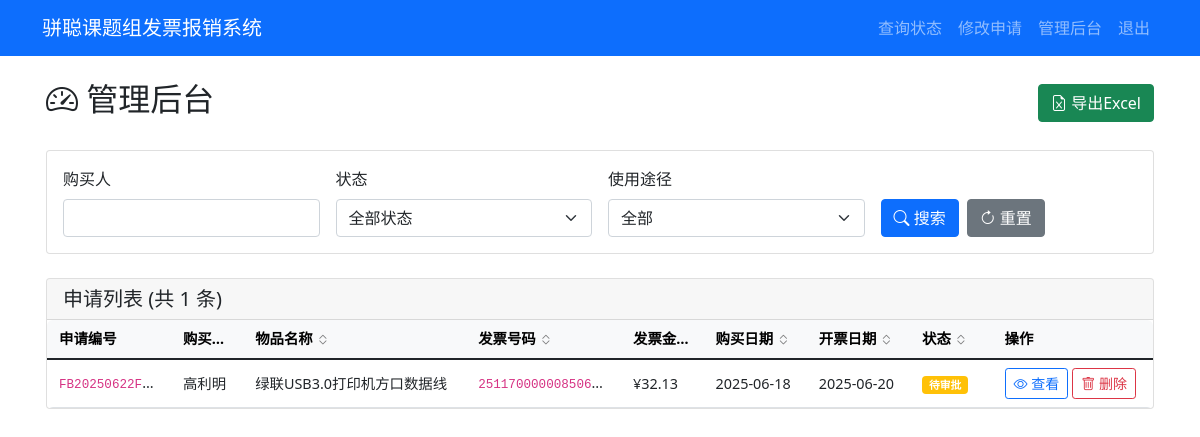
Screenshot of /admin/dashboard (signed in) with the database file from the repository.
### tables this page shows
CREATE TABLE applications (
            id INTEGER PRIMARY KEY AUTOINCREMENT,
            app_number TEXT UNIQUE NOT NULL,
            purchaser TEXT NOT NULL,
            purchase_details TEXT,
            item_name TEXT NOT NULL,
            product_link TEXT,
            usage_type TEXT NOT NULL,
            item_type TEXT NOT NULL,
            quantity INTEGER NOT NULL,
            purchase_time DATE NOT NULL,
            invoice_number TEXT NOT NULL,
            invoice_amount REAL NOT NULL,
            invoice_date DATE NOT NULL,
            status TEXT DEFAULT '待审批',
            approval_comment TEXT,
            created_at TIMESTAMP DEFAULT CURRENT_TIMESTAMP,
            updated_at TIMESTAMP DEFAULT CURRENT_TIMESTAMP
        );

### app.py (the view)
        def wrapper(*args, **kwargs):
            user = session.get('admin_username', 'anonymous')
            details = f"操作: {operation_type}, 用户: {user}, URL: {request.url}"
            if kwargs.get('app_number'):
                details += f", 申请编号: {kwargs['app_number']}"
            elif kwargs.get('filename'):
                details += f", 文件名: {kwargs['filename']}"
            if request.method == 'POST':
                form_data = {k: '***' if k == 'password' else v for k, v in request.form.items()}
                details += f", 表单数据: {form_data}"
            if request.args:
                details += f", 查询参数: {dict(request.args)}"
            try:
                result = f(*args, **kwargs)
                app.logger.info(f"{details}, 结果: 成功")
                return result
            except Exception as e:
                app.logger.error(f"{details}, 结果: 失败, 错误: {str(e)}", exc_info=True)
                raise

### templates/admin_dashboard.html (shortened to what this page needs)
{% extends "base.html" %}
{% block content %}
<div class="container-fluid">
    <div class="d-flex justify-content-between align-items-center mb-4">
        <h2><i class="bi bi-speedometer2"></i> 管理后台</h2>
        <div>
            <a href="{{ url_for('export_excel') }}" class="btn btn-success">
                <i class="bi bi-file-earmark-excel"></i> 导出Excel
            </a>
        </div>
    </div>
    <div class="card mb-4">
        <div class="card-body">
            <form method="get" class="row g-3">
                <div class="col-md-3">
                    <label for="purchaser" class="form-label">购买人</label>
                    <input type="text" class="form-control" id="purchaser" name="purchaser"
                        value="{{ request.args.get('purchaser', '') }}">
                </div>
                <div class="col-md-3">
                    <label for="status" class="form-label">状态</label>
                    <select class="form-select" id="status" name="status">
                        <option value="">全部状态</option>
                    </select>
                </div>
                <div class="col-md-3">
                    <label for="usage" class="form-label">使用途径</label>
                    <select class="form-select" id="usage" name="usage">
                        <option value="">全部</option>
                    </select>
                </div>
                <div class="col-md-3 d-flex align-items-end">
                    <button type="submit" class="btn btn-primary me-2">
                        <i class="bi bi-search"></i> 搜索
                    </button>
                    <a href="{{ url_for('admin_dashboard') }}" class="btn btn-secondary">
                        <i class="bi bi-arrow-clockwise"></i> 重置
                    </a>
                </div>
            </form>
        </div>
    </div>
    <div class="card">
        <div class="card-header">
            <h5 class="mb-0">申请列表 (共 {{ applications|length }} 条)</h5>
        </div>
        <div class="table-responsive">
            <table class="table table-hover table-auto mb-0">
                <thead class="table-light">
                    <tr>
                        <th class="col-app-number">申请编号</th>
                        <th class="sortable col-purchaser" data-sort="purchaser">
                            购买人
                            <i class="bi bi-chevron-expand sort-icon"></i>
                        </th>
                        <th class="sortable col-item-name" data-sort="item_name">
                            物品名称
                            <i class="bi bi-chevron-expand sort-icon"></i>
                        </th>
                        <th class="sortable col-invoice-number" data-sort="invoice_number">
                            发票号码
                            <i class="bi bi-chevron-expand sort-icon"></i>
                        </th>
                        <th class="sortable col-amount" data-sort="invoice_amount">
                            发票金额
                            <i class="bi bi-chevron-expand sort-icon"></i>
                        </th>
                        <th class="sortable col-date" data-sort="purchase_time">
                            购买日期
                            <i class="bi bi-chevron-expand sort-icon"></i>
                        </th>
                        <th class="sortable col-date" data-sort="invoice_date">
                            开票日期
                            <i class="bi bi-chevron-expand sort-icon"></i>
                        </th>
                        <th class="sortable col-status" data-sort="status">
                            状态
                            <i class="bi bi-chevron-expand sort-icon"></i>
                        </th>
                        <th class="col-actions">操作</th>
                    </tr>
                </thead>
                <tbody>
                    {% for app in applications %}
                    <tr>
                        <td class="col-app-number" title="{{ app[1] }}"><code>{{ app[1] }}</code></td>
                        <td class="col-purchaser" title="{{ app[2] }}">{{ app[2] }}</td>
                        <td class="col-item-name" title="{{ app[4] }}">{{ app[4] }}</td>
                        <td class="col-invoice-number" title="{{ app[10] }}"><code>{{ app[10] }}</code></td>
                        <td class="col-amount">¥{{ "%.2f"|format(app[11]) }}</td>
                        <td class="col-date">{{ app[9] }}</td>
                        <td class="col-date">{{ app[12] }}</td>
                        <td class="col-status">
                            {% if app[13] == '待审批' %}
                            <span class="badge bg-warning">{{ app[13] }}</span>
                            {% elif app[13] == '报销中' %}
                            <span class="badge bg-primary">{{ app[13] }}</span>
                            {% elif app[13] == '已报销' %}
                            <span class="badge bg-success">{{ app[13] }}</span>
                            {% elif app[13] == '驳回' %}
                            <span class="badge bg-danger">{{ app[13] }}</span>
                            {% endif %}
                        </td>
                        <td class="col-actions">
                            <div class="d-flex gap-1">
                                <a href="{{ url_for('admin_application_detail', app_number=app[1]) }}"
                                    class="btn btn-sm btn-outline-primary">
                                    <i class="bi bi-eye"></i> 查看
                                </a>
                                <button type="button" class="btn btn-sm btn-outline-danger"
                                    onclick="confirmDelete('{{ app[1] }}', '{{ app[2] }}', '{{ app[4] }}')">
                                    <i class="bi bi-trash"></i> 删除
                                </button>
                            </div>
                        </td>
                    </tr>
                    {% else %}
                    <tr>
                        <td colspan="9" class="text-center text-muted py-4">暂无申请记录</td>
                    </tr>
                    {% endfor %}
                </tbody>
            </table>
        </div>
    </div>
</div>
{% endblock %}

### templates/admin_dashboard.html (style rules this page uses)
.sortable { cursor: pointer; user-select: none; }
.sort-icon { font-size: 0.8rem; opacity: 0.5; }
.table-responsive { overflow-x: auto; border-radius: 0.375rem; }
.table-auto { table-layout: auto; white-space: nowrap; margin-bottom: 0; font-size: 0.9rem; }
.table-auto td, .table-auto th { white-space: nowrap; overflow: hidden; text-overflow: ellipsis; max-width: 0; padding: 0.5rem 0.75rem; vertical-align: middle; }
.table-auto .col-app-number { min-width: 100px; max-width: 120px; }
.table-auto .col-purchaser { min-width: 30px; max-width: 70px; }
.table-auto .col-item-name { min-width: 150px; max-width: 250px; }
.table-auto .col-invoice-number { min-width: 100px; max-width: 150px; }
.table-auto .col-amount { min-width: 50px; max-width: 80px; }
.table-auto .col-date { min-width: 100px; max-width: 110px; }
.table-auto .col-status { min-width: 80px; max-width: 90px; }
.table-auto .col-actions { min-width: 140px; max-width: 160px; white-space: normal; }
.container-fluid { max-width: 95%; padding-left: 1rem; padding-right: 1rem; }

### rows the page displays
applications: app_number "FB20250622F…", purchaser "高利明", item_name "绿联USB3.0打印机方口数据线", invoice_number "251170000008506…", invoice_amount "32.13", purchase_time "2025-06-18", invoice_date "2025-06-20", status "待审批"

### other values shown
{{ applications|length }} "1"
